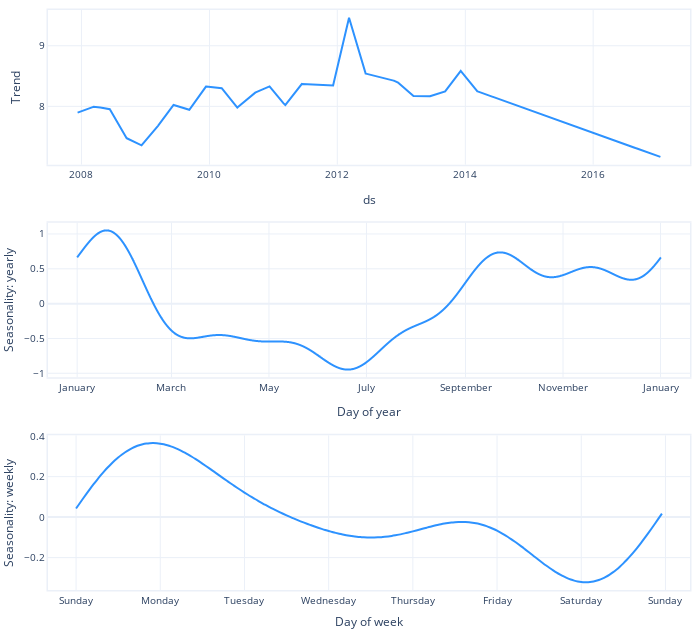

Notebook code for this chart:
### Code cell
plot_components_plotly(m, forecast)

# Shorter: m.plot_components(forecast, plotting_backend="plotly")

### Figure 1 — Plotly figure (JSON) as saved in the notebook; plotly's stock layout.template omitted (floating-point values rounded to 4 significant figures; data arrays with more than 128 entries replaced by an {"elided": "..."} marker saying what was removed)
{"data": [{"line": {"color": "#2d92ff", "width": 2}, "mode": "lines", "name": "Trend", "type": "scatter", "x": {"elided": "3270 str values"}, "xaxis": "x", "y": {"elided": "3270 float values"}, "yaxis": "y"}, {"line": {"color": "#2d92ff", "shape": "spline", "smoothing": 1, "width": 2}, "mode": "lines", "name": "Seasonality: yearly", "type": "scatter", "x": {"elided": "8766 str values"}, "xaxis": "x2", "y": {"elided": "8766 float values"}, "yaxis": "y2"}, {"line": {"color": "#2d92ff", "shape": "spline", "smoothing": 1, "width": 2}, "mode": "lines", "name": "Seasonality: weekly", "type": "scatter", "x": {"elided": "168 str values"}, "xaxis": "x3", "y": {"elided": "168 float values"}, "yaxis": "y3"}], "layout": {"autosize": true, "font": {"size": 10}, "height": 630, "hovermode": "x unified", "margin": {"b": 0, "l": 0, "pad": 0, "r": 10, "t": 10}, "showlegend": false, "title": {"font": {"size": 12}}, "width": 700, "xaxis": {"anchor": "y", "domain": [0, 1], "linewidth": 1.5, "mirror": true, "range": ["2007-06-24T00:00:00", "2017-07-07T00:00:00"], "showline": true, "title": {"text": "ds"}, "type": "date"}, "xaxis2": {"anchor": "y2", "domain": [0, 1], "linewidth": 1.5, "mirror": true, "range": ["2016-12-13T18:00:00", "2018-01-19T11:00:00"], "showline": true, "tickformat": "%B", "title": {"text": "Day of year"}, "type": "date"}, "xaxis3": {"anchor": "y3", "domain": [0, 1], "linewidth": 1.5, "mirror": true, "range": ["2016-12-31T16:00:00", "2017-01-08T07:00:00"], "showline": true, "tickformat": "%A", "title": {"text": "Day of week"}, "type": "date"}, "yaxis": {"anchor": "x", "domain": [0.7333, 1], "linewidth": 1.5, "mirror": true, "rangemode": "normal", "showline": true, "title": {"text": "Trend"}}, "yaxis2": {"anchor": "x2", "domain": [0.3667, 0.6333], "linewidth": 1.5, "mirror": true, "showline": true, "title": {"text": "Seasonality: yearly"}}, "yaxis3": {"anchor": "x3", "domain": [0, 0.2667], "linewidth": 1.5, "mirror": true, "showline": true, "title": {"text": "Seasonality: weekly"}}}}
